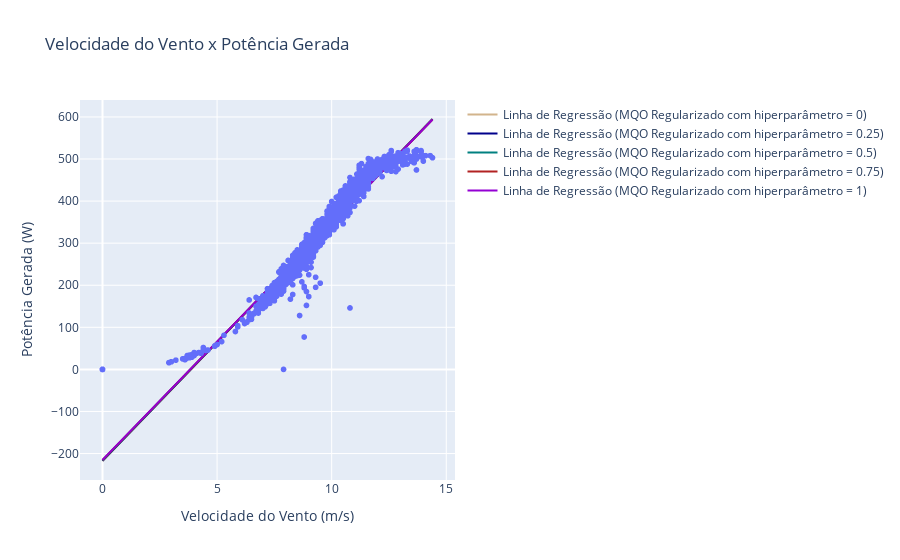

This figure's notebook cell:
### Markdown cell above
#### MQO regularizado (Tikhonov)

### Code cell
I: np.ndarray = np.eye(X.shape[1])

hiperparametros: tuple[float] = 0, .25, .5, .75, 1
cores: tuple[str] = "tan", "darkblue", "teal", "firebrick", "darkviolet"

for hp, cor in zip(hiperparametros, cores):
    print(f'{'-'*8}HIPERPARÂMETRO = {hp}{'-'*8}')
    # Estimação dos coeficientes usando a fórmula do MQO regularizado (beta = ((X^T * X) + λI)^-1 * X^T * y)
    B: np.ndarray = np.linalg.pinv((X.T @ X) + hp * I) @ X.T @ y

    # Coeficientes da regressão
    intercepto: float = B[0][0]
    coeficiente_angular: float = B[1][0]

    # Gerando pontos para a linha de regressão
    x_pred: np.ndarray = np.linspace(min(x), max(x), 100)
    X_pred: np.ndarray = np.concatenate([np.ones((len(x_pred), 1)), x_pred.reshape(-1, 1)], axis=1)
    y_pred: np.ndarray = X_pred @ B

    # Exibindo os coeficientes estimados
    print(f"Intercepto (beta_0): {intercepto:.4f}")
    print(f"Coeficiente angular (beta_1): {coeficiente_angular:.4f}")
    
    fig.add_trace(
        go.Scatter(
            x=x_pred.flatten(),
            y=y_pred.flatten(),
            mode='lines',
            name=f'Linha de Regressão (MQO Regularizado com hiperparâmetro = {hp})',
            line={'color': f'{cor}'}
        )
    )
    
    print(''*16)
    
fig.show()

fig.data = fig.data[:1]
